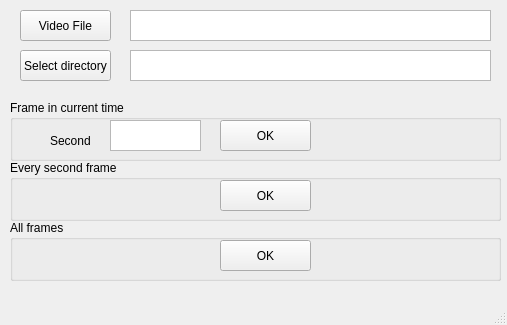
<?xml version="1.0" encoding="UTF-8"?>
<ui version="4.0">
 <class>MainWindow</class>
 <widget class="QMainWindow" name="MainWindow">
  <property name="geometry">
   <rect>
    <x>0</x>
    <y>0</y>
    <width>507</width>
    <height>325</height>
   </rect>
  </property>
  <property name="windowTitle">
   <string>MainWindow</string>
  </property>
  <widget class="QWidget" name="centralwidget">
   <widget class="QGroupBox" name="groupBox">
    <property name="geometry">
     <rect>
      <x>10</x>
      <y>100</y>
      <width>491</width>
      <height>61</height>
     </rect>
    </property>
    <property name="title">
     <string>Frame in current time</string>
    </property>
    <widget class="QPushButton" name="pushButton_2">
     <property name="geometry">
      <rect>
       <x>210</x>
       <y>20</y>
       <width>91</width>
       <height>31</height>
      </rect>
     </property>
     <property name="text">
      <string>OK</string>
     </property>
    </widget>
    <widget class="QTextEdit" name="textEdit_4">
     <property name="geometry">
      <rect>
       <x>100</x>
       <y>20</y>
       <width>91</width>
       <height>31</height>
      </rect>
     </property>
    </widget>
    <widget class="QLabel" name="label">
     <property name="geometry">
      <rect>
       <x>40</x>
       <y>30</y>
       <width>41</width>
       <height>21</height>
      </rect>
     </property>
     <property name="text">
      <string>Second</string>
     </property>
    </widget>
   </widget>
   <widget class="QGroupBox" name="groupBox_3">
    <property name="geometry">
     <rect>
      <x>10</x>
      <y>220</y>
      <width>491</width>
      <height>61</height>
     </rect>
    </property>
    <property name="title">
     <string>All frames</string>
    </property>
    <widget class="QPushButton" name="pushButton_8">
     <property name="geometry">
      <rect>
       <x>210</x>
       <y>20</y>
       <width>91</width>
       <height>31</height>
      </rect>
     </property>
     <property name="text">
      <string>OK</string>
     </property>
    </widget>
    <zorder>pushButton_8</zorder>
    <zorder>groupBox_2</zorder>
    <zorder>groupBox_2</zorder>
   </widget>
   <widget class="QPushButton" name="pushButton">
    <property name="geometry">
     <rect>
      <x>20</x>
      <y>10</y>
      <width>91</width>
      <height>31</height>
     </rect>
    </property>
    <property name="text">
     <string>Video File</string>
    </property>
   </widget>
   <widget class="QTextEdit" name="textEdit">
    <property name="geometry">
     <rect>
      <x>130</x>
      <y>10</y>
      <width>361</width>
      <height>31</height>
     </rect>
    </property>
   </widget>
   <widget class="QPushButton" name="pushButton_3">
    <property name="geometry">
     <rect>
      <x>20</x>
      <y>50</y>
      <width>91</width>
      <height>31</height>
     </rect>
    </property>
    <property name="text">
     <string>Select directory</string>
    </property>
   </widget>
   <widget class="QTextEdit" name="textEdit_5">
    <property name="geometry">
     <rect>
      <x>130</x>
      <y>50</y>
      <width>361</width>
      <height>31</height>
     </rect>
    </property>
   </widget>
   <widget class="QGroupBox" name="groupBox_2">
    <property name="geometry">
     <rect>
      <x>10</x>
      <y>160</y>
      <width>491</width>
      <height>61</height>
     </rect>
    </property>
    <property name="title">
     <string>Every second frame</string>
    </property>
    <widget class="QPushButton" name="pushButton_5">
     <property name="geometry">
      <rect>
       <x>210</x>
       <y>20</y>
       <width>91</width>
       <height>31</height>
      </rect>
     </property>
     <property name="text">
      <string>OK</string>
     </property>
    </widget>
   </widget>
  </widget>
  <widget class="QMenuBar" name="menubar">
   <property name="geometry">
    <rect>
     <x>0</x>
     <y>0</y>
     <width>507</width>
     <height>21</height>
    </rect>
   </property>
  </widget>
  <widget class="QStatusBar" name="statusbar"/>
 </widget>
 <resources/>
 <connections/>
</ui>
